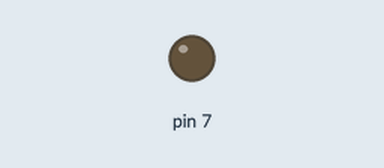
This sketch was run on a simulated Arduino Uno, built for the host (arithmetic inside an expression is 32-bit, double 64-bit). Shown: output pins drawn as LEDs (lit = HIGH).

Above: at 1.5 s.
At 6.3 s:
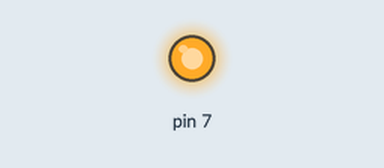
Timing chart, 0 to 7.4 s (numbered marks = the images above):
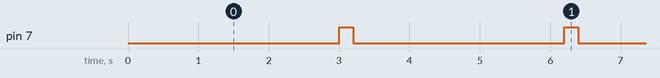

Measured:
- by itself, pin 7: alternates HIGH for 0.20 s and LOW for 3.0 s

The sketch:

test_blinker.ino
```cpp
#define ledWorking PIN_PD7

class Blinker
{
    byte ledPin;
    int onTime;
    int offTime;
    bool ledState;
    unsigned long previousMillis;
  public:
    Blinker(byte pin, int on, int off)
    {
      ledPin = pin;
      pinMode(ledPin, OUTPUT);
      onTime = on;
      offTime = off;
      ledState = LOW;
      previousMillis = 0;
    }
    void Update()
    {
      if ((ledState == HIGH) && (millis() - previousMillis >= onTime))
      {
        ledState = LOW;
        previousMillis = millis();
        digitalWrite(ledPin, ledState);
      }
      else if ((ledState == LOW) && (millis() - previousMillis >= offTime))
      {
        ledState = HIGH;
        previousMillis = millis();
        digitalWrite(ledPin, ledState);
      }
    }
};
Blinker blink0(ledWorking, 200, 3000);

void setup() {
  pinMode(ledWorking, 1);
}

void loop() {
  blink0.Update();
}
```
